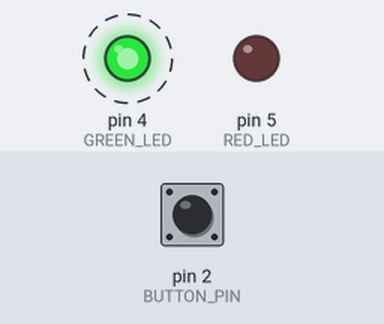
Recording of a sketch running on a simulated Arduino Uno, built with avr-gcc and run on an emulated ATmega328P. Parts: output pins drawn as LEDs (lit = HIGH). Dashed ring = blinking. The inputs (shaded band) are chosen by the test bench; at power-on: pin 2 (BUTTON_PIN) HIGH.

Above: at 2.43 s.
3.9 s: pin 2 (BUTTON_PIN) pulled LOW for 1.85 s
At 4.5 s:
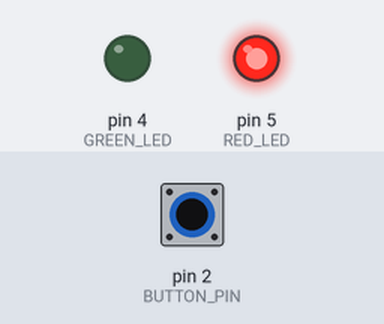
At 5.5 s:
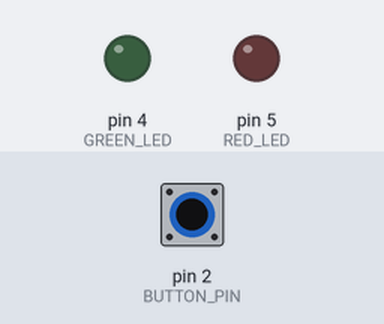
7.2 s: pin 2 (BUTTON_PIN) pulled LOW for 3.2 s
At 7.9 s:
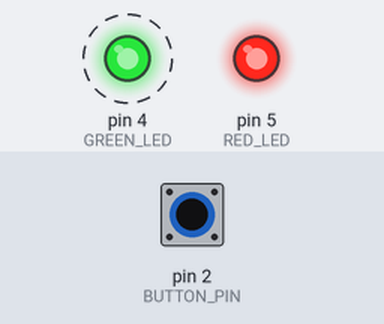
Timing chart, 0 to 17.9 s (numbered marks = the images above; inputs shaded):
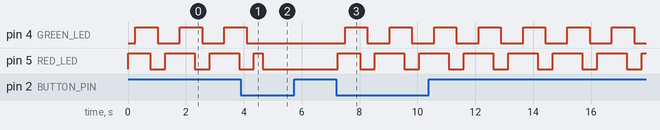

Measured:
- after the input at 3.9 s, pin 4 (GREEN_LED): goes on until 4.1 s, then stays LOW
- after the input at 7.2 s, pin 4 (GREEN_LED): alternates HIGH for 0.77 s and LOW for 0.77 s, starting after 0.31 s; pin 5 (RED_LED): LOW → HIGH after 0.05 s, then repeats every 1.5 s: LOW 0.51 s, HIGH 1.0 s
- by itself, pin 4 (GREEN_LED): alternates HIGH for 0.77 s and LOW for 0.77 s
- by itself, pin 5 (RED_LED): repeats every 1.5 s: LOW 0.51 s, HIGH 1.0 s

The sketch:

Microcontrollers_Lab1_Q6.ino
```cpp
//I excluded blue from the pattern
//Claud helped me with syntax getting the button to work
//This program sometimes doesn't work and sometimes it does even though its the same code

#define RED_LED 5
#define GREEN_LED 4
#define BUTTON_PIN 2
#define delayTime 256

bool gSystemRunning = true;  // Track if sequence should run
bool gLastButtonState = HIGH; // Previous button state (HIGH = not pressed with pull-up)
bool gCurrentButtonState = HIGH;

void setup() {
  Serial.begin(9600);
  pinMode(GREEN_LED, OUTPUT);
  pinMode(RED_LED, OUTPUT);

  pinMode(BUTTON_PIN, INPUT_PULLUP);

  // Start with LEDs off
  digitalWrite(RED_LED, LOW);
  digitalWrite(GREEN_LED, LOW);
}

void loop() {
  gCurrentButtonState = digitalRead(BUTTON_PIN);// Read the button state

  // Check if button was just pressed (transition from HIGH to LOW)
  if(gLastButtonState == HIGH && gCurrentButtonState == LOW){
    delay(50);  // Debounce delay
    gSystemRunning = !gSystemRunning;  // Toggle the running state

    // Turn off all LEDs when stopping
    if(!gSystemRunning){
      digitalWrite(RED_LED, LOW);
      digitalWrite(GREEN_LED, LOW);
    }
  }
  // Update last button state
  gLastButtonState = gCurrentButtonState;

  // Run LED sequence only if system is running
  if(gSystemRunning){
    digitalWrite(RED_LED, HIGH);
    digitalWrite(GREEN_LED, LOW);
    delay(delayTime);
    digitalWrite(RED_LED, HIGH);
    digitalWrite(GREEN_LED, HIGH);
    delay(delayTime);
    digitalWrite(RED_LED, HIGH);
    digitalWrite(GREEN_LED, HIGH);
    delay(delayTime);
    digitalWrite(RED_LED, LOW);
    digitalWrite(GREEN_LED, HIGH);
    delay(delayTime);
    digitalWrite(RED_LED, LOW);
    digitalWrite(GREEN_LED, LOW);
    delay(delayTime);
    digitalWrite(RED_LED, HIGH);
    digitalWrite(GREEN_LED, LOW);
    delay(delayTime);
  }
}
```
